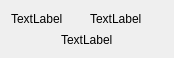
<?xml version="1.0" encoding="UTF-8"?>
<ui version="4.0">
 <class>OxygenConePump</class>
 <widget class="QWidget" name="OxygenConePump">
  <property name="geometry">
   <rect>
    <x>0</x>
    <y>0</y>
    <width>174</width>
    <height>58</height>
   </rect>
  </property>
  <property name="sizePolicy">
   <sizepolicy hsizetype="Fixed" vsizetype="Fixed">
    <horstretch>0</horstretch>
    <verstretch>0</verstretch>
   </sizepolicy>
  </property>
  <property name="windowTitle">
   <string>Form</string>
  </property>
  <layout class="QGridLayout" name="gridLayout">
   <item row="0" column="0">
    <layout class="QVBoxLayout" name="verticalLayout" stretch="2,1">
     <item>
      <layout class="QHBoxLayout" name="horizontalLayout">
       <item>
        <widget class="QLabel" name="DeviceIcon">
         <property name="text">
          <string>TextLabel</string>
         </property>
        </widget>
       </item>
       <item>
        <widget class="QLabel" name="DeviceStatus">
         <property name="text">
          <string>TextLabel</string>
         </property>
        </widget>
       </item>
      </layout>
     </item>
     <item alignment="Qt::AlignHCenter">
      <widget class="QLabel" name="label">
       <property name="text">
        <string>TextLabel</string>
       </property>
      </widget>
     </item>
    </layout>
   </item>
  </layout>
 </widget>
 <resources/>
 <connections/>
</ui>
